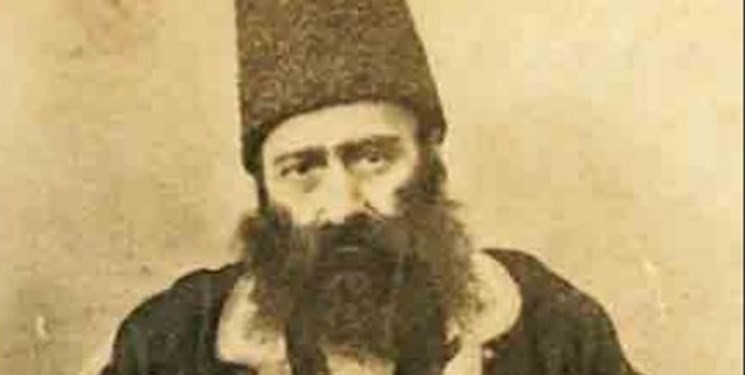
#> input picture exercise 3/3.jpg, 745 x 375 px
$ python 1.2.new.py
#> lines starting #> are read from the running program, lines starting #| are printed output that depends on the picture
import numpy as np
import cv2 as cv
from matplotlib import pyplot as plt


def Butterworth_lowpass_filter(img,d):
    dft = cv.dft(np.float32(img),flags = cv.DFT_COMPLEX_OUTPUT)
    dft_shift = np.fft.fftshift(dft)
    rows, cols = img.shape
    n = 1
    # create a mask
    mask = np.zeros((rows,cols,2),np.uint8)
    for i in range(rows):
        for j in range(cols):
            distance = np.sqrt((i - rows//2) ** 2 + (j - cols//2) ** 2)
            mask[i, j] = 1 / (1 + (distance//d ) ** (2 * 1))
    # apply mask and inverse DFT
    fshift = dft_shift*mask
    f_ishift = np.fft.ifftshift(fshift)
    img_back = cv.idft(f_ishift)
    img_back = cv.magnitude(img_back[:,:,0],img_back[:,:,1])
    plt.subplot(121),plt.imshow(img, cmap = 'gray')
    plt.title('Input Image'), plt.xticks([]), plt.yticks([])
    plt.subplot(122),plt.imshow(img_back, cmap = 'gray')
    plt.title('apply Butterworth LowPass Filter'), plt.xticks([]), plt.yticks([])
    plt.show()

img = cv.imread('3.jpg', 0)
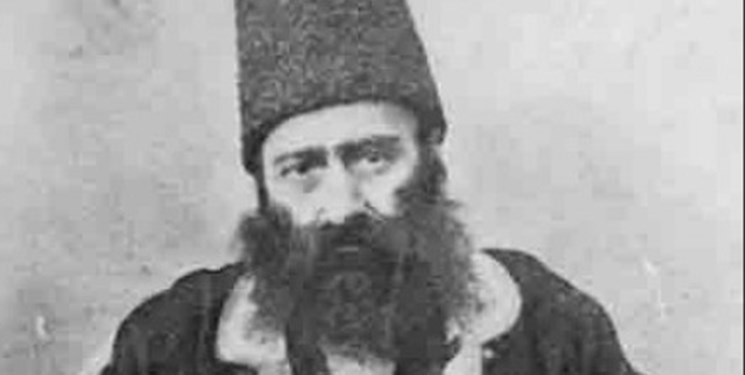
#> img: shape (375, 745); min 20, max 243, mean 164

assert img is not None, "file could not be read, check with os.path.exists()"
d = 40
Butterworth_lowpass_filter(img,d)
#> in Butterworth_lowpass_filter, `img_back = cv.magnitude(img_back[:,:,0],img_back[:,:,1])`:
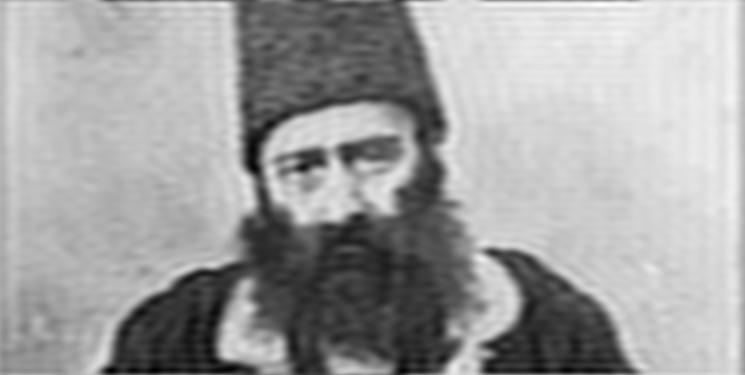
#> img_back: shape (375, 745) float32; min 6545104, max 68629536, mean 45824704; drawn with min black and max white
#> in Butterworth_lowpass_filter, `plt.show()`:
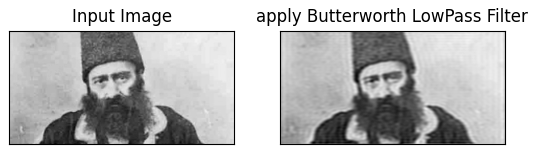
#> figure drawn by matplotlib, 2 panels

d = 30
Butterworth_lowpass_filter(img,d)

d = 20
Butterworth_lowpass_filter(img,d)
#> call 3 of Butterworth_lowpass_filter, with d = 20
#> in Butterworth_lowpass_filter (call 3), `img_back = cv.magnitude(img_back[:,:,0],img_back[:,:,1])`:
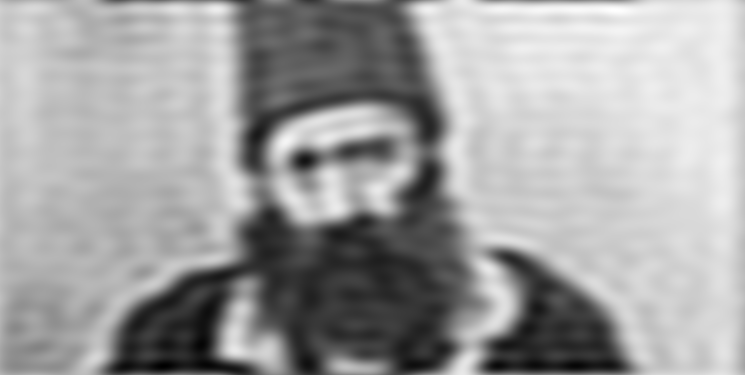
#> img_back: shape (375, 745) float32; min 8048553.5, max 67993928, mean 45824708; drawn with min black and max white

d = 10
Butterworth_lowpass_filter(img,d)
#> call 4 of Butterworth_lowpass_filter, with d = 10
#> in Butterworth_lowpass_filter (call 4), `img_back = cv.magnitude(img_back[:,:,0],img_back[:,:,1])`:
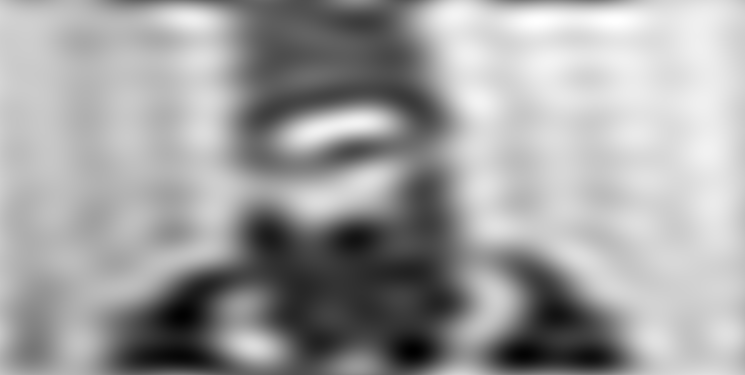
#> img_back: shape (375, 745) float32; min 7976606, max 68318448, mean 45824704; drawn with min black and max white

$ run again, with exercise 3/1.jpg copied over exercise 3/3.jpg
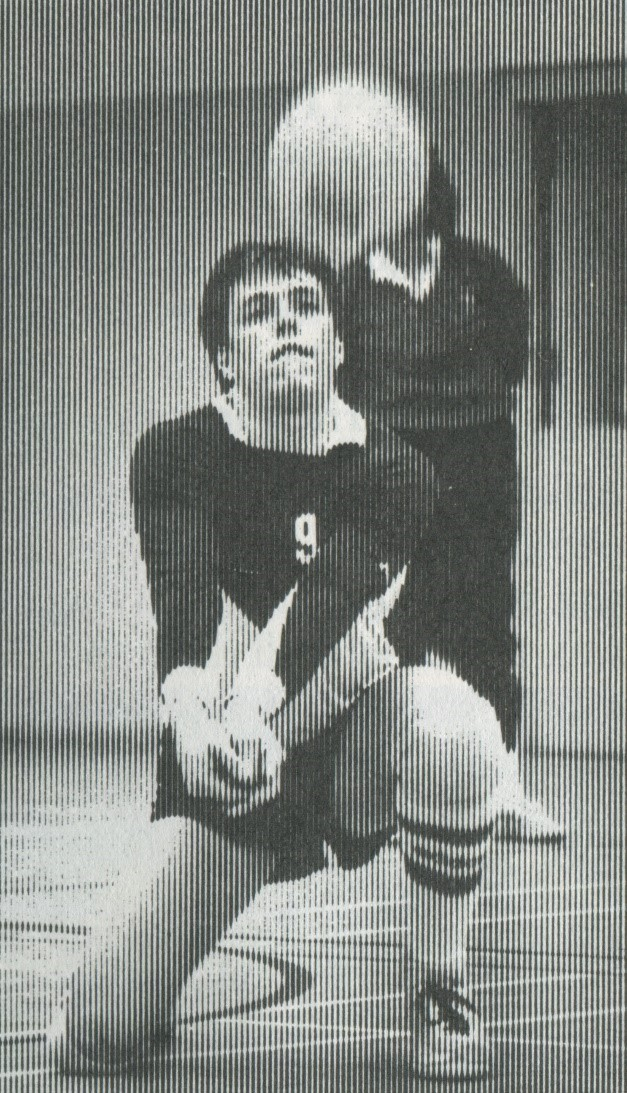
#> input picture exercise 3/1.jpg, 627 x 1093 px
#> in Butterworth_lowpass_filter, `plt.show()`:
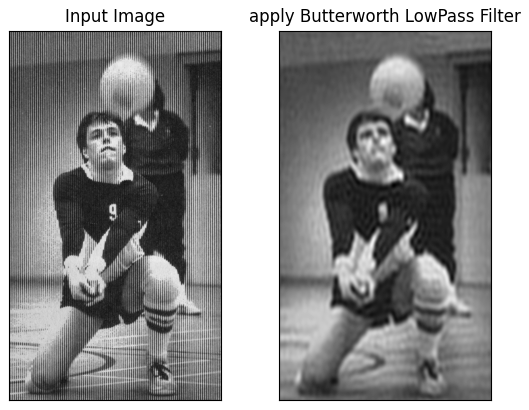
#> figure drawn by matplotlib, 2 panels
#> in Butterworth_lowpass_filter (call 4), `img_back = cv.magnitude(img_back[:,:,0],img_back[:,:,1])`:
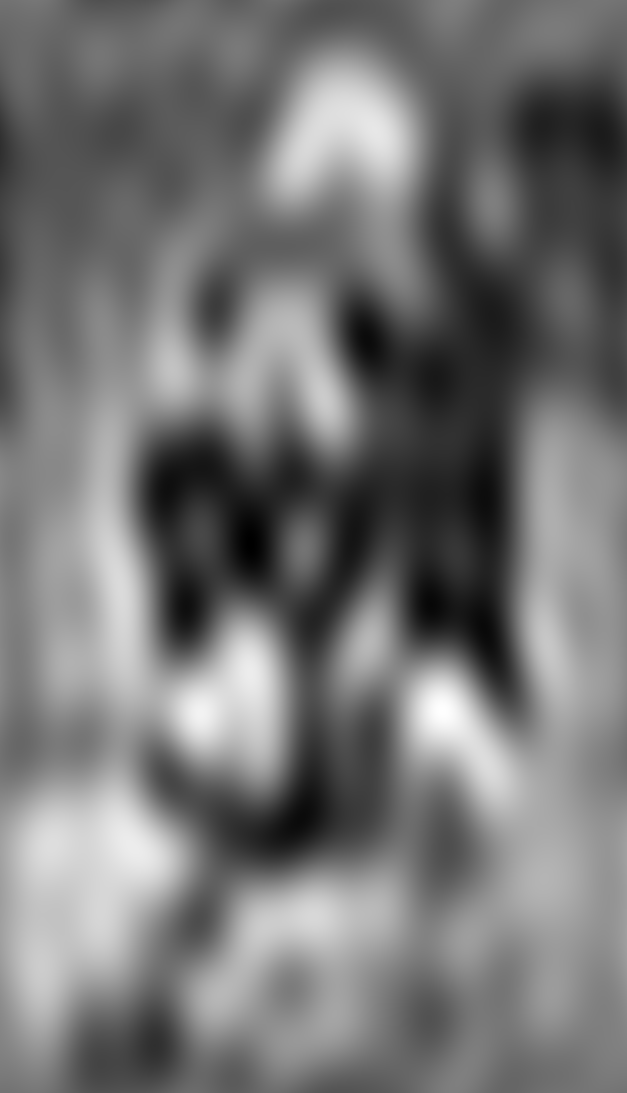
#> img_back: shape (1093, 627) float32; min 29971928, max 163832400, mean 91525672; drawn with min black and max white

$ run again, with exercise 3/5.jpg copied over exercise 3/3.jpg
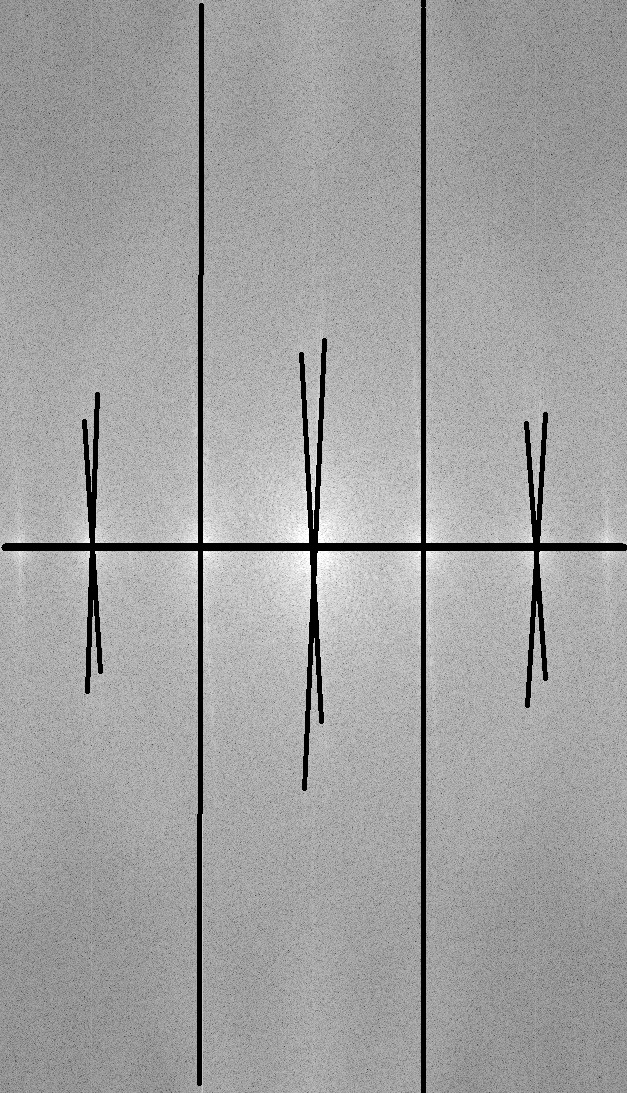
#> input picture exercise 3/5.jpg, 627 x 1093 px
#> img is the input picture: shape (1093, 627); min 0, max 255, mean 160.9
#> in Butterworth_lowpass_filter (call 3), `img_back = cv.magnitude(img_back[:,:,0],img_back[:,:,1])`:
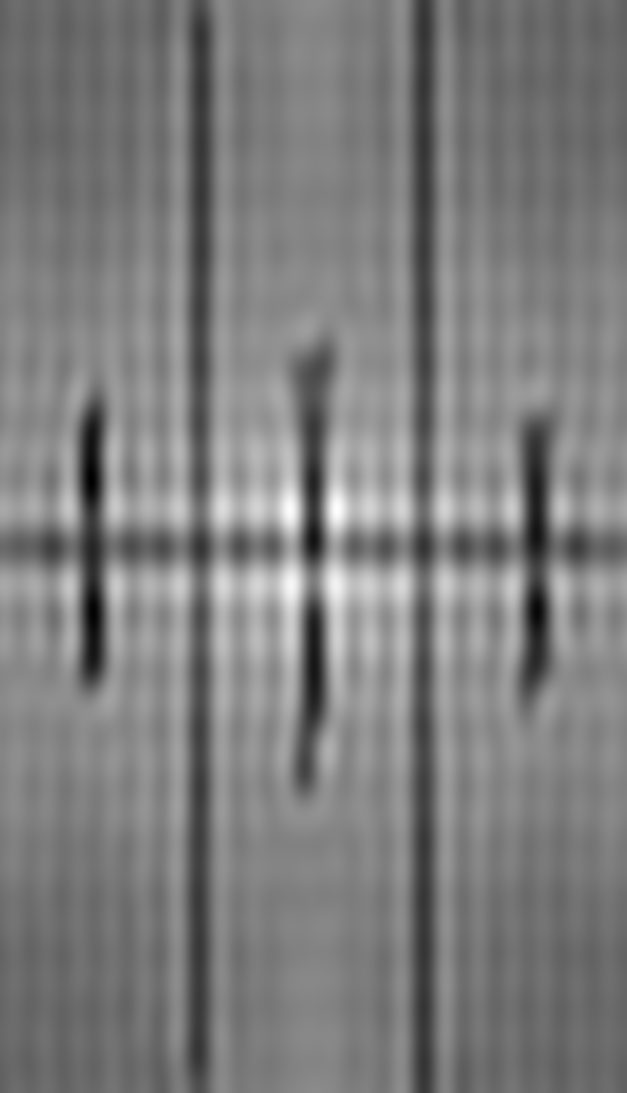
#> img_back: shape (1093, 627) float32; min 50394188, max 171525936, mean 110236032; drawn with min black and max white
#> in Butterworth_lowpass_filter (call 4), `img_back = cv.magnitude(img_back[:,:,0],img_back[:,:,1])`:
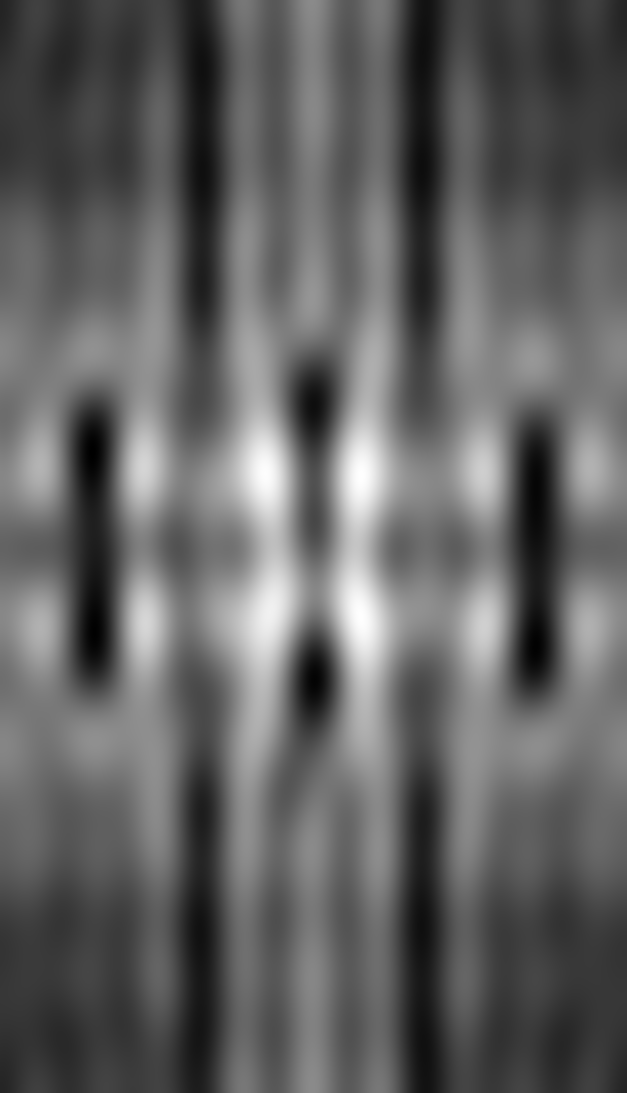
#> img_back: shape (1093, 627) float32; min 89121648, max 143562752, mean 110236048; drawn with min black and max white
